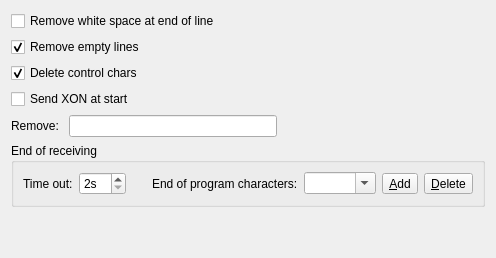
     <widget class="QWidget" name="optionTab">
      <attribute name="title">
       <string>Options - receiving</string>
      </attribute>
      <layout class="QVBoxLayout" name="verticalLayout_6">
       <item>
        <widget class="QCheckBox" name="removeSpaceEOB">
         <property name="toolTip">
          <string>Remove white space just before the end of line, sometimes added by Fanuc.
Works only when receiving file.</string>
         </property>
         <property name="text">
          <string>Remove white space at end of line</string>
         </property>
        </widget>
       </item>
       <item>
        <widget class="QCheckBox" name="removeEmptyLines">
         <property name="toolTip">
          <string>Remove empty lines after receive is complete</string>
         </property>
         <property name="text">
          <string>Remove empty lines</string>
         </property>
         <property name="checked">
          <bool>true</bool>
         </property>
        </widget>
       </item>
       <item>
        <widget class="QCheckBox" name="deleteControlChars">
         <property name="toolTip">
          <string>Delete all control chracters (&lt;0x3F; &gt;0x7F) from recieved file</string>
         </property>
         <property name="text">
          <string>Delete control chars</string>
         </property>
         <property name="checked">
          <bool>true</bool>
         </property>
        </widget>
       </item>
       <item>
        <widget class="QCheckBox" name="sendXonCheckBox">
         <property name="toolTip">
          <string>Send XON character to initiate transmission.</string>
         </property>
         <property name="text">
          <string>Send XON at start</string>
         </property>
        </widget>
       </item>
       <item>
        <layout class="QHBoxLayout" name="horizontalLayout_15">
         <item>
          <widget class="QLabel" name="label_22">
           <property name="text">
            <string>Remove: </string>
           </property>
          </widget>
         </item>
         <item>
          <widget class="QLineEdit" name="removeLineEdit">
           <property name="toolTip">
            <string>Use this to remove some unwanted characters from received data.
Vailid QtRegExp should be entered.</string>
           </property>
           <property name="maxLength">
            <number>128</number>
           </property>
           <property name="clearButtonEnabled">
            <bool>true</bool>
           </property>
          </widget>
         </item>
         <item>
          <spacer name="horizontalSpacer_11">
           <property name="orientation">
            <enum>Qt::Horizontal</enum>
           </property>
           <property name="sizeHint" stdset="0">
            <size>
             <width>40</width>
             <height>20</height>
            </size>
           </property>
          </spacer>
         </item>
        </layout>
       </item>
       <item>
        <widget class="QGroupBox" name="groupBox_6">
         <property name="title">
          <string>End of receiving</string>
         </property>
         <layout class="QHBoxLayout" name="horizontalLayout_13">
          <item>
           <layout class="QHBoxLayout" name="horizontalLayout_2">
            <item>
             <layout class="QHBoxLayout" name="horizontalLayout_14">
              <item>
               <widget class="QLabel" name="label_17">
                <property name="text">
                 <string>Time out:</string>
                </property>
               </widget>
              </item>
              <item>
               <widget class="QSpinBox" name="receiveTimeoutSpinBox">
                <property name="suffix">
                 <string>s</string>
                </property>
                <property name="minimum">
                 <number>2</number>
                </property>
                <property name="maximum">
                 <number>60</number>
                </property>
               </widget>
              </item>
             </layout>
            </item>
            <item>
             <spacer name="horizontalSpacer_4">
              <property name="orientation">
               <enum>Qt::Horizontal</enum>
              </property>
              <property name="sizeType">
               <enum>QSizePolicy::Preferred</enum>
              </property>
              <property name="sizeHint" stdset="0">
               <size>
                <width>20</width>
                <height>20</height>
               </size>
              </property>
             </spacer>
            </item>
            <item>
             <widget class="QLabel" name="label_11">
              <property name="text">
               <string>End of program characters:</string>
              </property>
             </widget>
            </item>
            <item>
             <widget class="QComboBox" name="endOfProgComboBox">
              <property name="sizePolicy">
               <sizepolicy hsizetype="Expanding" vsizetype="Fixed">
                <horstretch>0</horstretch>
                <verstretch>0</verstretch>
               </sizepolicy>
              </property>
              <property name="toolTip">
               <string>&lt;html&gt;&lt;head/&gt;&lt;body&gt;&lt;p&gt;This field contains expression used to find end of received CNC program (end of transmission).&lt;/p&gt;&lt;p&gt;It must contain valid Qt regular expression (QRexExp). See &lt;a href=&quot;http://doc.qt.io/qt-5/qregexp.html&quot;&gt;&lt;span style=&quot; text-decoration: underline; color:#00a489;&quot;&gt;http://doc.qt.io/qt-5/qregexp.html&lt;/span&gt;&lt;/a&gt;&lt;/p&gt;&lt;p&gt;In GCodeWorkShop you can check this expression in function &amp;quot;Clean up&amp;quot;&lt;/p&gt;&lt;/body&gt;&lt;/html&gt;</string>
              </property>
              <property name="editable">
               <bool>true</bool>
              </property>
              <property name="maxCount">
               <number>64</number>
              </property>
              <item>
               <property name="text">
                <string/>
               </property>
              </item>
             </widget>
            </item>
            <item>
             <widget class="QToolButton" name="addEobButton">
              <property name="toolTip">
               <string>Add to the list</string>
              </property>
              <property name="text">
               <string>&amp;Add</string>
              </property>
              <property name="icon">
               <iconset resource="application.qrc">
                <normaloff>:/images/add.png</normaloff>:/images/add.png</iconset>
              </property>
             </widget>
            </item>
            <item>
             <widget class="QToolButton" name="deleteEobButton">
              <property name="toolTip">
               <string>Delete from the list</string>
              </property>
              <property name="text">
               <string>&amp;Delete</string>
              </property>
              <property name="icon">
               <iconset resource="application.qrc">
                <normaloff>:/images/list-remove.png</normaloff>:/images/list-remove.png</iconset>
              </property>
             </widget>
            </item>
           </layout>
          </item>
         </layout>
        </widget>
       </item>
       <item>
        <spacer name="verticalSpacer_2">
         <property name="orientation">
          <enum>Qt::Vertical</enum>
         </property>
         <property name="sizeHint" stdset="0">
          <size>
           <width>20</width>
           <height>40</height>
          </size>
         </property>
        </spacer>
       </item>
      </layout>
     </widget>
